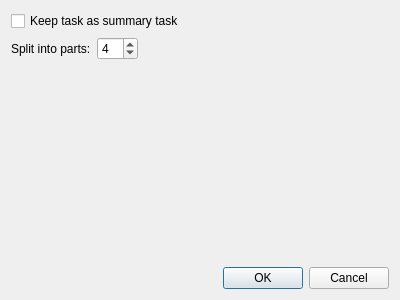
<?xml version="1.0" encoding="UTF-8"?>
<ui version="4.0">
 <class>KPlato::SplitTaskDialog</class>
 <widget class="QDialog" name="KPlato::SplitTaskDialog">
  <property name="geometry">
   <rect>
    <x>0</x>
    <y>0</y>
    <width>400</width>
    <height>300</height>
   </rect>
  </property>
  <property name="windowTitle">
   <string>Dialog</string>
  </property>
  <layout class="QVBoxLayout" name="verticalLayout">
   <item>
    <widget class="QCheckBox" name="keep">
     <property name="text">
      <string>Keep task as summary task</string>
     </property>
    </widget>
   </item>
   <item>
    <layout class="QHBoxLayout" name="horizontalLayout">
     <item>
      <widget class="QLabel" name="label">
       <property name="text">
        <string>Split into parts:</string>
       </property>
      </widget>
     </item>
     <item>
      <widget class="QSpinBox" name="parts">
       <property name="value">
        <number>4</number>
       </property>
      </widget>
     </item>
     <item>
      <spacer name="horizontalSpacer">
       <property name="orientation">
        <enum>Qt::Horizontal</enum>
       </property>
       <property name="sizeHint" stdset="0">
        <size>
         <width>40</width>
         <height>20</height>
        </size>
       </property>
      </spacer>
     </item>
    </layout>
   </item>
   <item>
    <spacer name="verticalSpacer">
     <property name="orientation">
      <enum>Qt::Vertical</enum>
     </property>
     <property name="sizeHint" stdset="0">
      <size>
       <width>20</width>
       <height>177</height>
      </size>
     </property>
    </spacer>
   </item>
   <item>
    <widget class="QDialogButtonBox" name="buttonBox">
     <property name="orientation">
      <enum>Qt::Horizontal</enum>
     </property>
     <property name="standardButtons">
      <set>QDialogButtonBox::Cancel|QDialogButtonBox::Ok</set>
     </property>
    </widget>
   </item>
  </layout>
 </widget>
 <resources/>
 <connections>
  <connection>
   <sender>buttonBox</sender>
   <signal>accepted()</signal>
   <receiver>KPlato::SplitTaskDialog</receiver>
   <slot>accept()</slot>
   <hints>
    <hint type="sourcelabel">
     <x>248</x>
     <y>254</y>
    </hint>
    <hint type="destinationlabel">
     <x>157</x>
     <y>274</y>
    </hint>
   </hints>
  </connection>
  <connection>
   <sender>buttonBox</sender>
   <signal>rejected()</signal>
   <receiver>KPlato::SplitTaskDialog</receiver>
   <slot>reject()</slot>
   <hints>
    <hint type="sourcelabel">
     <x>316</x>
     <y>260</y>
    </hint>
    <hint type="destinationlabel">
     <x>286</x>
     <y>274</y>
    </hint>
   </hints>
  </connection>
 </connections>
</ui>
